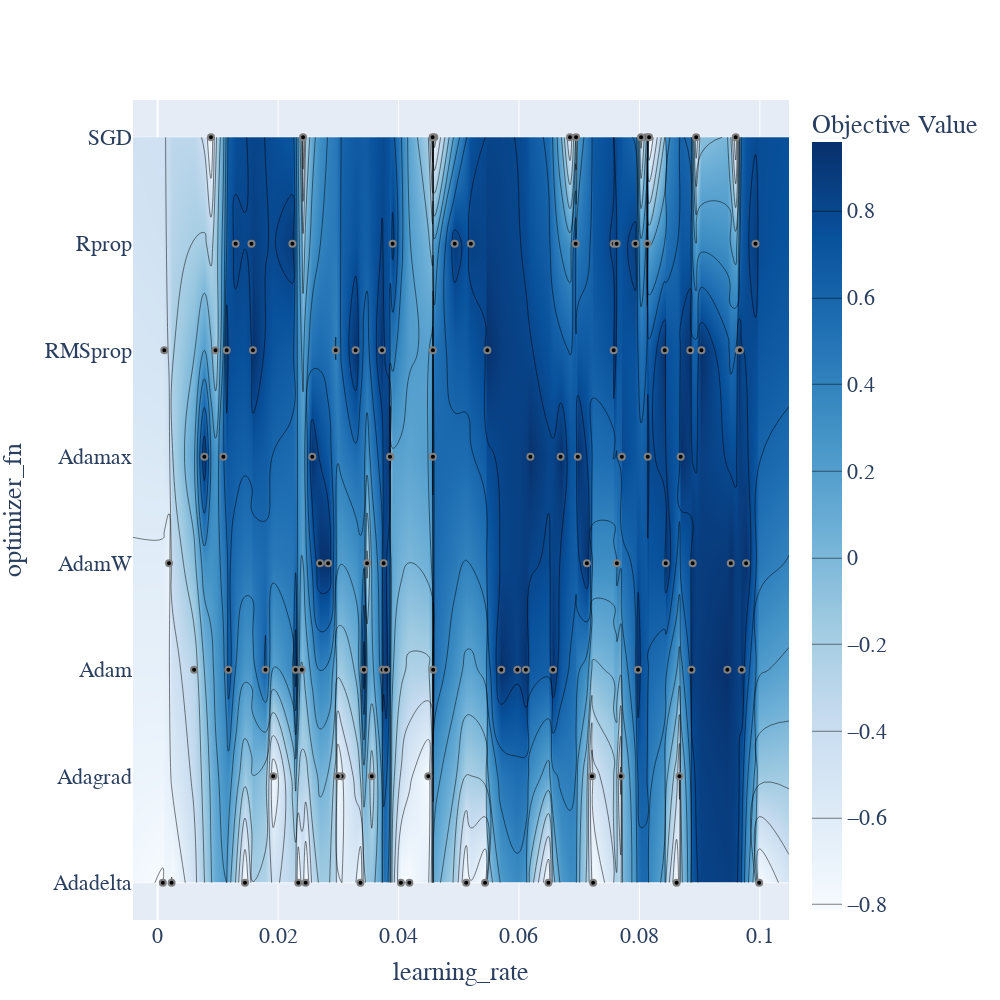

The notebook cell saved with this chart:
### Code cell
plt_contour_optim_sched = optuna.visualization.plot_contour(study, params=['optimizer_fn', 'learning_rate'])
plt_contour_optim_sched.update_layout(
    width=1000,
    height=1000,
    title_font_size=36,
    legend_font_size=24,
    font_size=22,
    font_family='Times New Roman',
    title=''
)

### Figure 1 — Plotly figure (JSON) as saved in the notebook; plotly's stock layout.template omitted (floating-point values rounded to 4 significant figures; data arrays with more than 128 entries replaced by an {"elided": "..."} marker saying what was removed)
{"data": [{"colorbar": {"title": {"text": "Objective Value"}}, "colorscale": [[0, "rgb(247,251,255)"], [0.125, "rgb(222,235,247)"], [0.25, "rgb(198,219,239)"], [0.375, "rgb(158,202,225)"], [0.5, "rgb(107,174,214)"], [0.625, "rgb(66,146,198)"], [0.75, "rgb(33,113,181)"], [0.875, "rgb(8,81,156)"], [1, "rgb(8,48,107)"]], "connectgaps": true, "contours": {"coloring": "heatmap"}, "hoverinfo": "none", "line": {"smoothing": 1.3}, "reversescale": false, "type": "contour", "x": [-0.004091, 0.0008606, 0.001102, 0.001888, 0.002321, 0.00606, 0.00776, 0.008857, 0.009612, 0.01092, 0.01147, 0.01174, 0.01295, 0.0145, 0.01558, 0.01582, 0.01791, 0.0192, 0.02238, 0.02292, 0.02335, 0.02394, 0.02415, 0.02458, 0.02568, 0.02697, 0.02831, 0.02958, 0.02992, 0.03056, 0.03288, 0.03367, 0.03425, 0.03477, 0.03555, 0.03727, 0.03735, 0.03752, 0.03793, 0.03859, 0.03864, 0.03902, 0.04039, 0.0418, 0.04495, 0.04566, 0.04571, 0.04572, 0.04575, 0.04595, 0.04932, 0.05124, 0.05202, 0.05437, 0.05475, 0.05706, 0.05973, 0.06115, 0.0619, 0.06489, 0.06566, 0.06691, 0.06847, 0.06942, 0.06949, 0.06977, 0.07128, 0.07212, 0.07232, 0.07573, 0.07573, 0.07622, 0.07626, 0.07691, 0.07708, 0.07933, 0.07978, 0.08028, 0.08117, 0.08131, 0.08138, 0.08161, 0.0842, 0.08437, 0.08617, 0.08665, 0.08685, 0.08845, 0.08865, 0.08884, 0.08942, 0.0903, 0.0946, 0.09517, 0.09599, 0.09653, 0.0967, 0.09699, 0.09772, 0.09928, 0.09989, 0.1048], "y": ["Adadelta", "Adagrad", "Adam", "AdamW", "Adamax", "RMSprop", "Rprop", "SGD"], "z": {"elided": "8x102 float values"}}, {"marker": {"color": "black", "line": {"color": "Gray", "width": 2}}, "mode": "markers", "name": "Feasible Trial", "showlegend": false, "type": "scatter", "x": [0.08138, 0.04595, 0.02292, 0.06489, 0.08665, 0.07708, 0.05475, 0.02697, 0.00776, 0.03425, 0.02458, 0.06977, 0.04571, 0.08685, 0.08117, 0.002321, 0.02394, 0.08845, 0.03735, 0.03288, 0.01295, 0.01582, 0.09989, 0.05706, 0.05437, 0.07933, 0.07626, 0.07573, 0.04039, 0.001102, 0.07691, 0.03555, 0.07212, 0.07978, 0.001888, 0.02831, 0.06115, 0.02415, 0.03902, 0.0418, 0.04566, 0.01092, 0.05973, 0.04575, 0.08437, 0.08161, 0.08884, 0.09772, 0.02238, 0.09599, 0.06942, 0.008857, 0.08131, 0.08865, 0.04932, 0.00606, 0.09653, 0.07573, 0.07622, 0.009612, 0.09699, 0.08942, 0.02335, 0.03752, 0.09928, 0.08617, 0.0619, 0.0967, 0.01558, 0.06566, 0.07232, 0.03477, 0.01147, 0.05202, 0.06691, 0.0903, 0.03864, 0.04495, 0.01174, 0.04572, 0.03056, 0.0192, 0.06847, 0.06949, 0.03727, 0.03793, 0.0946, 0.01791, 0.03859, 0.02958, 0.05124, 0.03367, 0.0008606, 0.0145, 0.02568, 0.0842, 0.02992, 0.07128, 0.09517, 0.08028], "y": ["Adamax", "SGD", "Adam", "Adadelta", "Adagrad", "Adamax", "RMSprop", "AdamW", "Adamax", "Adam", "Adadelta", "Adamax", "Adamax", "Adamax", "SGD", "Adadelta", "Adam", "RMSprop", "Adam", "RMSprop", "Rprop", "RMSprop", "Adadelta", "Adam", "Adadelta", "Rprop", "AdamW", "Rprop", "Adadelta", "RMSprop", "Adagrad", "Adagrad", "Adagrad", "Adam", "AdamW", "AdamW", "Adam", "SGD", "Rprop", "Adadelta", "SGD", "Adamax", "Adam", "Adam", "AdamW", "SGD", "AdamW", "AdamW", "Rprop", "SGD", "Rprop", "SGD", "Rprop", "Adam", "Rprop", "Adam", "RMSprop", "RMSprop", "Rprop", "RMSprop", "Adam", "SGD", "Adadelta", "AdamW", "Rprop", "Adadelta", "Adamax", "RMSprop", "Rprop", "Adam", "Adadelta", "AdamW", "RMSprop", "Rprop", "Adamax", "RMSprop", "Adamax", "Adagrad", "Adam", "RMSprop", "Adagrad", "Adagrad", "SGD", "SGD", "RMSprop", "Adam", "Adam", "Adam", "Adamax", "RMSprop", "Adadelta", "Adadelta", "Adadelta", "Adadelta", "Adamax", "RMSprop", "Adagrad", "AdamW", "AdamW", "SGD"]}, {"marker": {"color": "#cccccc", "line": {"color": "Gray", "width": 2}}, "mode": "markers", "name": "Infeasible Trial", "showlegend": false, "type": "scatter", "x": [], "y": []}], "layout": {"font": {"family": "Times New Roman", "size": 22}, "height": 1000, "legend": {"font": {"size": 24}}, "title": {"text": ""}, "width": 1000, "xaxis": {"range": [-0.004091, 0.1048], "title": {"text": "learning_rate"}}, "yaxis": {"range": [-0.35, 7.35], "title": {"text": "optimizer_fn"}, "type": "category"}}}
